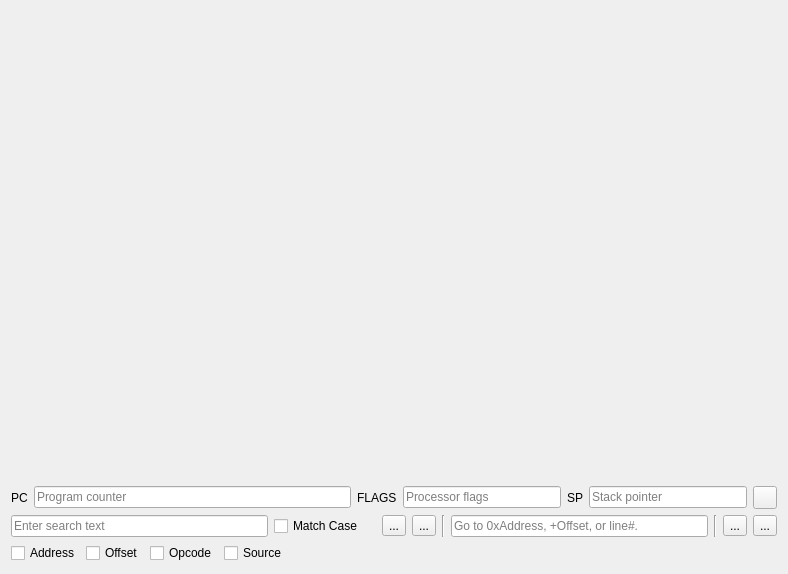
<?xml version="1.0" encoding="UTF-8"?>
<ui version="4.0">
 <class>SeerEditorWidgetAssemblyForm</class>
 <widget class="QWidget" name="SeerEditorWidgetAssemblyForm">
  <property name="geometry">
   <rect>
    <x>0</x>
    <y>0</y>
    <width>788</width>
    <height>574</height>
   </rect>
  </property>
  <property name="windowTitle">
   <string>SeerEditorWidgetAssemblyForm</string>
  </property>
  <layout class="QGridLayout" name="gridLayout">
   <item row="0" column="0">
    <widget class="SeerEditorWidgetAssemblyArea" name="assemblyWidget" native="true">
     <property name="sizePolicy">
      <sizepolicy hsizetype="Preferred" vsizetype="Preferred">
       <horstretch>0</horstretch>
       <verstretch>100</verstretch>
      </sizepolicy>
     </property>
    </widget>
   </item>
   <item row="1" column="0">
    <layout class="QHBoxLayout" name="horizontalLayout">
     <item>
      <widget class="QLabel" name="pcLabel">
       <property name="text">
        <string>PC</string>
       </property>
      </widget>
     </item>
     <item>
      <widget class="QLineEdit" name="pcLineEdit">
       <property name="sizePolicy">
        <sizepolicy hsizetype="Expanding" vsizetype="Fixed">
         <horstretch>40</horstretch>
         <verstretch>0</verstretch>
        </sizepolicy>
       </property>
       <property name="toolTip">
        <string>Program counter</string>
       </property>
       <property name="readOnly">
        <bool>true</bool>
       </property>
       <property name="placeholderText">
        <string>Program counter</string>
       </property>
      </widget>
     </item>
     <item>
      <widget class="QLabel" name="flagsLabel">
       <property name="text">
        <string>FLAGS</string>
       </property>
      </widget>
     </item>
     <item>
      <widget class="QLineEdit" name="flagsLineEdit">
       <property name="sizePolicy">
        <sizepolicy hsizetype="Expanding" vsizetype="Fixed">
         <horstretch>20</horstretch>
         <verstretch>0</verstretch>
        </sizepolicy>
       </property>
       <property name="toolTip">
        <string>Processor flags</string>
       </property>
       <property name="readOnly">
        <bool>true</bool>
       </property>
       <property name="placeholderText">
        <string>Processor flags</string>
       </property>
      </widget>
     </item>
     <item>
      <widget class="QLabel" name="spLabel">
       <property name="text">
        <string>SP</string>
       </property>
      </widget>
     </item>
     <item>
      <widget class="QLineEdit" name="spLineEdit">
       <property name="sizePolicy">
        <sizepolicy hsizetype="Expanding" vsizetype="Fixed">
         <horstretch>20</horstretch>
         <verstretch>0</verstretch>
        </sizepolicy>
       </property>
       <property name="toolTip">
        <string>Stack pointer</string>
       </property>
       <property name="readOnly">
        <bool>true</bool>
       </property>
       <property name="placeholderText">
        <string>Stack pointer</string>
       </property>
      </widget>
     </item>
     <item>
      <widget class="QToolButton" name="preferencesToolButton">
       <property name="toolTip">
        <string>Preferences</string>
       </property>
       <property name="text">
        <string/>
       </property>
       <property name="icon">
        <iconset resource="resource.qrc">
         <normaloff>:/seer/resources/RelaxLightIcons/application-menu.svg</normaloff>:/seer/resources/RelaxLightIcons/application-menu.svg</iconset>
       </property>
      </widget>
     </item>
    </layout>
   </item>
   <item row="2" column="0">
    <widget class="QWidget" name="searchBarWidget" native="true">
     <layout class="QVBoxLayout" name="verticalLayout">
      <property name="leftMargin">
       <number>0</number>
      </property>
      <property name="topMargin">
       <number>0</number>
      </property>
      <property name="rightMargin">
       <number>0</number>
      </property>
      <property name="bottomMargin">
       <number>0</number>
      </property>
      <item>
       <layout class="QHBoxLayout" name="horizontalLayout_1">
        <item>
         <widget class="QHistoryLineEdit" name="searchTextLineEdit">
          <property name="sizePolicy">
           <sizepolicy hsizetype="Expanding" vsizetype="Fixed">
            <horstretch>50</horstretch>
            <verstretch>0</verstretch>
           </sizepolicy>
          </property>
          <property name="toolTip">
           <string>Enter text to search for.</string>
          </property>
          <property name="placeholderText">
           <string>Enter search text</string>
          </property>
          <property name="clearButtonEnabled">
           <bool>true</bool>
          </property>
         </widget>
        </item>
        <item>
         <widget class="QCheckBox" name="matchCaseCheckBox">
          <property name="text">
           <string>Match Case</string>
          </property>
         </widget>
        </item>
        <item>
         <widget class="QLabel" name="matchesLabel">
          <property name="text">
           <string/>
          </property>
         </widget>
        </item>
        <item>
         <widget class="QToolButton" name="searchDownToolButton">
          <property name="toolTip">
           <string>Search for the next occurance.</string>
          </property>
          <property name="text">
           <string>...</string>
          </property>
          <property name="icon">
           <iconset resource="resource.qrc">
            <normaloff>:/seer/resources/RelaxLightIcons/go-down.svg</normaloff>:/seer/resources/RelaxLightIcons/go-down.svg</iconset>
          </property>
         </widget>
        </item>
        <item>
         <widget class="QToolButton" name="searchUpToolButton">
          <property name="toolTip">
           <string>Search for the previous occurance.</string>
          </property>
          <property name="text">
           <string>...</string>
          </property>
          <property name="icon">
           <iconset resource="resource.qrc">
            <normaloff>:/seer/resources/RelaxLightIcons/go-up.svg</normaloff>:/seer/resources/RelaxLightIcons/go-up.svg</iconset>
          </property>
         </widget>
        </item>
        <item>
         <widget class="Line" name="line_1">
          <property name="orientation">
           <enum>Qt::Vertical</enum>
          </property>
         </widget>
        </item>
        <item>
         <widget class="QHistoryLineEdit" name="searchLineNumberLineEdit">
          <property name="sizePolicy">
           <sizepolicy hsizetype="Expanding" vsizetype="Fixed">
            <horstretch>50</horstretch>
            <verstretch>0</verstretch>
           </sizepolicy>
          </property>
          <property name="toolTip">
           <string>Scroll to a specific 0xAddress, +Offset, or line#.</string>
          </property>
          <property name="placeholderText">
           <string>Go to 0xAddress, +Offset, or line#.</string>
          </property>
          <property name="clearButtonEnabled">
           <bool>true</bool>
          </property>
         </widget>
        </item>
        <item>
         <widget class="Line" name="line_2">
          <property name="orientation">
           <enum>Qt::Vertical</enum>
          </property>
         </widget>
        </item>
        <item>
         <widget class="QToolButton" name="searchCloseToolButton">
          <property name="toolTip">
           <string>Close the search bar.</string>
          </property>
          <property name="text">
           <string>...</string>
          </property>
          <property name="icon">
           <iconset resource="resource.qrc">
            <normaloff>:/seer/resources/RelaxLightIcons/list-remove.svg</normaloff>:/seer/resources/RelaxLightIcons/list-remove.svg</iconset>
          </property>
         </widget>
        </item>
        <item>
         <widget class="QToolButton" name="refreshToolButton">
          <property name="toolTip">
           <string>Refresh the Assembly view.</string>
          </property>
          <property name="text">
           <string>...</string>
          </property>
          <property name="icon">
           <iconset resource="resource.qrc">
            <normaloff>:/seer/resources/RelaxLightIcons/view-refresh.svg</normaloff>:/seer/resources/RelaxLightIcons/view-refresh.svg</iconset>
          </property>
         </widget>
        </item>
       </layout>
      </item>
      <item>
       <layout class="QHBoxLayout" name="horizontalLayout_2">
        <item>
         <widget class="QCheckBox" name="showAddressCheckBox">
          <property name="toolTip">
           <string>Show assembly address.</string>
          </property>
          <property name="text">
           <string>Address</string>
          </property>
         </widget>
        </item>
        <item>
         <widget class="QCheckBox" name="showOffsetCheckBox">
          <property name="toolTip">
           <string>Show assembly offset.</string>
          </property>
          <property name="text">
           <string>Offset</string>
          </property>
         </widget>
        </item>
        <item>
         <widget class="QCheckBox" name="showOpcodeCheckBox">
          <property name="toolTip">
           <string>Show assembly opcodes.</string>
          </property>
          <property name="text">
           <string>Opcode</string>
          </property>
         </widget>
        </item>
        <item>
         <widget class="QCheckBox" name="showSourceCheckBox">
          <property name="toolTip">
           <string>Show original source code.</string>
          </property>
          <property name="text">
           <string>Source</string>
          </property>
         </widget>
        </item>
        <item>
         <spacer name="horizontalSpacer">
          <property name="orientation">
           <enum>Qt::Horizontal</enum>
          </property>
          <property name="sizeHint" stdset="0">
           <size>
            <width>40</width>
            <height>20</height>
           </size>
          </property>
         </spacer>
        </item>
       </layout>
      </item>
     </layout>
    </widget>
   </item>
  </layout>
 </widget>
 <customwidgets>
  <customwidget>
   <class>SeerEditorWidgetAssemblyArea</class>
   <extends>QWidget</extends>
   <header location="global">SeerEditorWidgetAssembly.h</header>
   <container>1</container>
  </customwidget>
  <customwidget>
   <class>QHistoryLineEdit</class>
   <extends>QLineEdit</extends>
   <header location="global">QHistoryLineEdit.h</header>
  </customwidget>
 </customwidgets>
 <tabstops>
  <tabstop>searchTextLineEdit</tabstop>
  <tabstop>matchCaseCheckBox</tabstop>
  <tabstop>searchDownToolButton</tabstop>
  <tabstop>searchUpToolButton</tabstop>
  <tabstop>searchLineNumberLineEdit</tabstop>
  <tabstop>searchCloseToolButton</tabstop>
  <tabstop>refreshToolButton</tabstop>
  <tabstop>showAddressCheckBox</tabstop>
  <tabstop>showOffsetCheckBox</tabstop>
  <tabstop>showOpcodeCheckBox</tabstop>
  <tabstop>showSourceCheckBox</tabstop>
 </tabstops>
 <resources>
  <include location="resource.qrc"/>
 </resources>
 <connections/>
</ui>
